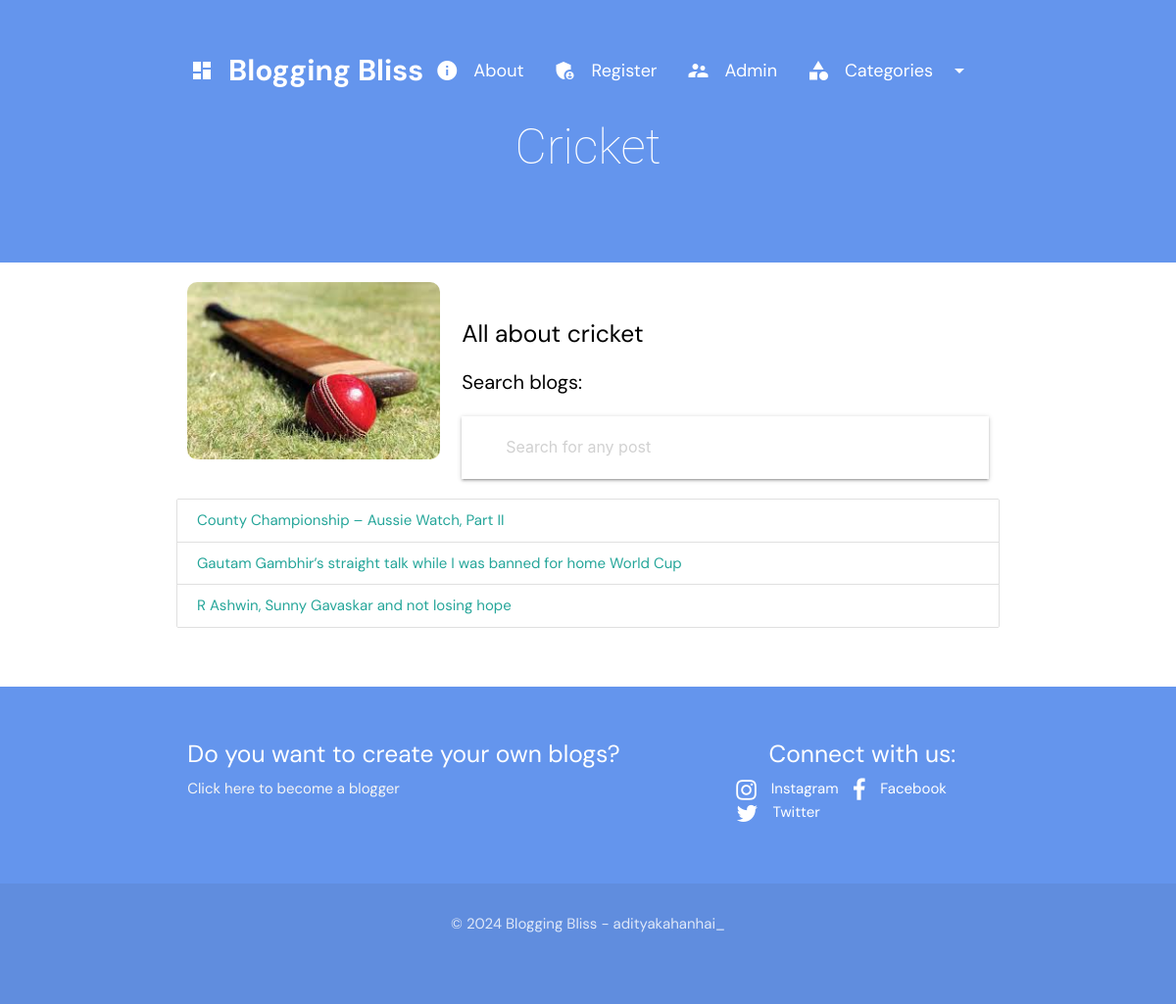
The page /category/cricket on the database its author committed.
### blogApp/models.py (models this page shows, shortened)
class Category(models.Model):
    cat_id = models.AutoField(primary_key=True)
    title = models.CharField(max_length=100)
    description = models.TextField()
    url = models.CharField(max_length=100)
    image = models.ImageField(upload_to='category/')
    add_date = models.DateTimeField(auto_now_add=True, null=True)

class Post(models.Model):
    post_id = models.AutoField(primary_key=True)
    title = models.CharField(max_length=200)
    content = HTMLField()
    url = models.CharField(max_length=100)
    cat = models.ForeignKey(Category, on_delete=models.CASCADE)
    image = models.ImageField(upload_to='post/')

### blogApp/views.py (the view)
# urls.py: path('category/<slug:url>', category),
def category(request, url):
    cat = Category.objects.get(url=url)
    query = request.GET.get('q')
    if query:
        posts = Post.objects.filter(cat=cat, title__icontains=query)
    else:
        posts = Post.objects.filter(cat=cat)
    return render(request, "category.html", {'cat': cat, 'posts': posts})

### blogApp/templates/category.html (shortened to what this page needs)
{% extends 'base.html' %}
{% block content %}
<section class="welcome-section">
    <div class="container">
        <h3 class="welcome-heading" style="font-weight: 100; font-size: 50px;">{{ cat.title }}</h3>
    </div>
</section>
<div class="container">
    <div class="row">
        <div class="col s12 m4">
            <img src="/media/{{cat.image}}" class="responsive-img" style="max-height:450px;width:100%;object-fit:cover; border-radius: 10px;">
        </div>
        <div class="col s12 m8">
            <div class="description black-text">
                <h5>{{cat.description}}</h5>
                <p>Search blogs:</p>
            </div>
            <nav>
                <div class="nav-wrapper">
                    <form method="GET" action="{% url 'search_results' %}">
                        <div class="input-field white">
                          <i class="material-icons prefix">search</i>
                          <input type="text" name="q" id="search" class="validate black-text" placeholder="Search for any post">
                        </div>
                      </form>
                </div>
            </nav>
        </div>
    </div>
    <div class="collection">
        {% if query %}
            <h4>Search Results for "{{ query }}"</h4>
            {% if posts %}
                {% for p in posts %}
                    <a href="/blog/{{ p.url }}" class="collection-item">{{ p.title }}</a>
                {% endfor %}
            {% else %}
                <p>No results found for "{{ query }}".</p>
            {% endif %}
        {% else %}
            {% for p in posts %}
                <a href="/blog/{{ p.url }}" class="collection-item">{{ p.title }}</a>
            {% empty %}
                <h3>No posts in this category</h3>
            {% endfor %}
        {% endif %}
    </div>
</div>
{% endblock %}

### blogApp/static/css/style.css (style rules this page uses)
body { font-family: "DM Sans", sans-serif!important; }
.welcome-section { background-color: cornflowerblue; padding: 30px 0; text-align: center; }
.welcome-heading { font-family: 'Roboto', sans-serif; font-size: 60px; font-weight: 700; margin-bottom: 20px; color: #fff; }
.description { color: rgb(240, 238, 238); margin-top: 40px; font-size: 20px; }
.container { margin-top: 20px; margin-bottom: 60px; }

### blogApp/templates/footer.html (style rules this page uses)
a { color: inherit; }

### rows shown on the page
Category: title "Cricket", image (picture), description "All about cricket"
Post: title "County Championship – Aussie Watch, Part II"
Post: title "Gautam Gambhir’s straight talk while I was banned for home World Cup"
Post: title "R Ashwin, Sunny Gavaskar and not losing hope"
